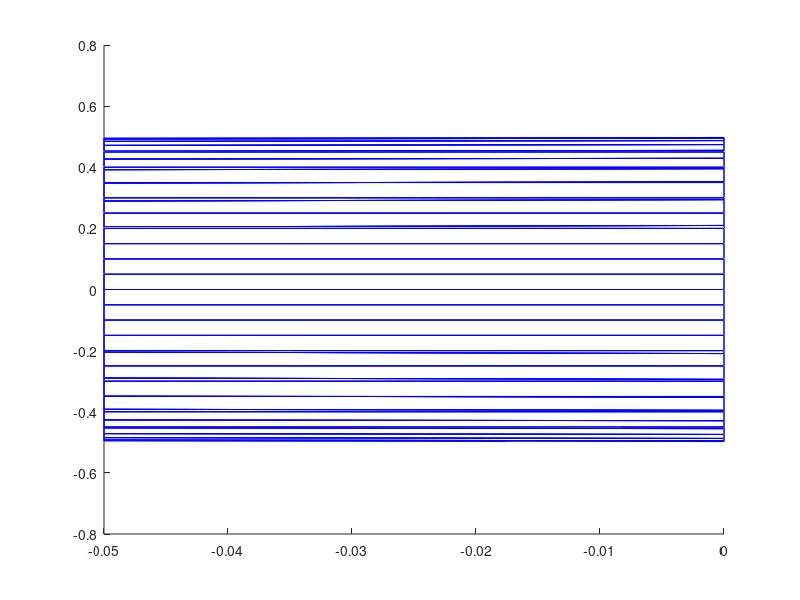

Reproduce this figure in MATLAB.
 %----- PLIC for cell       18016  defined by points: 
 Interface=[
 -4.999999999999999E-002 -0.450000000000000      -0.204627868408133     
 -4.999999999999999E-002 -0.452590287367371      -0.200000000000000     
  0.000000000000000E+000 -0.455245452360043      -0.200000000000000     
  0.000000000000000E+000 -0.450000000000000      -0.209594038886615     
 -4.999999999999999E-002 -0.450000000000000      -0.204627868408133     
 ]
 line(Interface(:,1),Interface(:,2),Interface(:,3),'color','b')
 %----- PLIC for cell       18017  defined by points: 
 Interface=[
 -4.999999999999999E-002 -0.452590287367371      -0.200000000000000     
 -4.999999999999999E-002 -0.471583275422333      -0.150000000000000     
  0.000000000000000E+000 -0.474204926714668      -0.150000000000000     
  0.000000000000000E+000 -0.455245452360043      -0.200000000000000     
 -4.999999999999999E-002 -0.452590287367371      -0.200000000000000     
 ]
 line(Interface(:,1),Interface(:,2),Interface(:,3),'color','b')
 %----- PLIC for cell       18018  defined by points: 
 Interface=[
 -4.999999999999999E-002 -0.471583275422333      -0.150000000000000     
 -4.999999999999999E-002 -0.484695365725372      -0.100000000000000     
  0.000000000000000E+000 -0.487281880838974      -0.100000000000000     
  0.000000000000000E+000 -0.474204926714668      -0.150000000000000     
 -4.999999999999999E-002 -0.471583275422333      -0.150000000000000     
 ]
 line(Interface(:,1),Interface(:,2),Interface(:,3),'color','b')
 %----- PLIC for cell       18019  defined by points: 
 Interface=[
 -4.999999999999999E-002 -0.484695365725372      -0.100000000000000     
 -4.999999999999999E-002 -0.492413236246369      -5.000000000000004E-002
  0.000000000000000E+000 -0.494958539389772      -5.000000000000004E-002
  0.000000000000000E+000 -0.487281880838974      -0.100000000000000     
 -4.999999999999999E-002 -0.484695365725372      -0.100000000000000     
 ]
 line(Interface(:,1),Interface(:,2),Interface(:,3),'color','b')
 %----- PLIC for cell       18020  defined by points: 
 Interface=[
 -4.999999999999999E-002 -0.492413236246369      -5.000000000000004E-002
 -4.999999999999999E-002 -0.494958539389773       0.000000000000000E+000
  0.000000000000000E+000 -0.497490545984301       0.000000000000000E+000
  0.000000000000000E+000 -0.494958539389772      -5.000000000000004E-002
 -4.999999999999999E-002 -0.492413236246369      -5.000000000000004E-002
 ]
 line(Interface(:,1),Interface(:,2),Interface(:,3),'color','b')
 %----- PLIC for cell       18021  defined by points: 
 Interface=[
 -4.999999999999999E-002 -0.494958539389773       0.000000000000000E+000
 -4.999999999999999E-002 -0.492413236246369       5.000000000000004E-002
  0.000000000000000E+000 -0.494958539389772       5.000000000000004E-002
  0.000000000000000E+000 -0.497490545984301       0.000000000000000E+000
 -4.999999999999999E-002 -0.494958539389773       0.000000000000000E+000
 ]
 line(Interface(:,1),Interface(:,2),Interface(:,3),'color','b')
 %----- PLIC for cell       18022  defined by points: 
 Interface=[
 -4.999999999999999E-002 -0.492413236246369       5.000000000000004E-002
 -4.999999999999999E-002 -0.484695365725372       0.100000000000000     
  0.000000000000000E+000 -0.487281880838974       0.100000000000000     
  0.000000000000000E+000 -0.494958539389772       5.000000000000004E-002
 -4.999999999999999E-002 -0.492413236246369       5.000000000000004E-002
 ]
 line(Interface(:,1),Interface(:,2),Interface(:,3),'color','b')
 %----- PLIC for cell       18023  defined by points: 
 Interface=[
 -4.999999999999999E-002 -0.484695365725372       0.100000000000000     
 -4.999999999999999E-002 -0.471583275422333       0.150000000000000     
  0.000000000000000E+000 -0.474204926714668       0.150000000000000     
  0.000000000000000E+000 -0.487281880838974       0.100000000000000     
 -4.999999999999999E-002 -0.484695365725372       0.100000000000000     
 ]
 line(Interface(:,1),Interface(:,2),Interface(:,3),'color','b')
 %----- PLIC for cell       18024  defined by points: 
 Interface=[
 -4.999999999999999E-002 -0.471583275422333       0.150000000000000     
 -4.999999999999999E-002 -0.452590287367371       0.200000000000000     
  0.000000000000000E+000 -0.455245452360043       0.200000000000000     
  0.000000000000000E+000 -0.474204926714668       0.150000000000000     
 -4.999999999999999E-002 -0.471583275422333       0.150000000000000     
 ]
 line(Interface(:,1),Interface(:,2),Interface(:,3),'color','b')
 %----- PLIC for cell       18025  defined by points: 
 Interface=[
 -4.999999999999999E-002 -0.452590287367371       0.200000000000000     
 -4.999999999999999E-002 -0.450000000000000       0.204627868408133     
  0.000000000000000E+000 -0.450000000000000       0.209594038886615     
  0.000000000000000E+000 -0.455245452360043       0.200000000000000     
 -4.999999999999999E-002 -0.452590287367371       0.200000000000000     
 ]
 line(Interface(:,1),Interface(:,2),Interface(:,3),'color','b')
 %----- PLIC for cell       18055  defined by points: 
 Interface=[
 -4.999999999999999E-002 -0.400000000000000      -0.289530355879455     
 -4.999999999999999E-002 -0.426760977439771      -0.250000000000000     
  0.000000000000000E+000 -0.429335389464731      -0.250000000000000     
  0.000000000000000E+000 -0.400000000000000      -0.294001704458260     
 -4.999999999999999E-002 -0.400000000000000      -0.289530355879455     
 ]
 line(Interface(:,1),Interface(:,2),Interface(:,3),'color','b')
 %----- PLIC for cell       18056  defined by points: 
 Interface=[
 -4.999999999999999E-002 -0.426760977439771      -0.250000000000000     
 -4.999999999999999E-002 -0.450000000000000      -0.204627868408133     
  0.000000000000000E+000 -0.450000000000000      -0.209594038886615     
  0.000000000000000E+000 -0.429335389464731      -0.250000000000000     
 -4.999999999999999E-002 -0.426760977439771      -0.250000000000000     
 ]
 line(Interface(:,1),Interface(:,2),Interface(:,3),'color','b')
 %----- PLIC for cell       18065  defined by points: 
 Interface=[
 -4.999999999999999E-002 -0.450000000000000       0.204627868408133     
 -4.999999999999999E-002 -0.426760977439771       0.250000000000000     
  0.000000000000000E+000 -0.429335389464731       0.250000000000000     
  0.000000000000000E+000 -0.450000000000000       0.209594038886615     
 -4.999999999999999E-002 -0.450000000000000       0.204627868408133     
 ]
 line(Interface(:,1),Interface(:,2),Interface(:,3),'color','b')
 %----- PLIC for cell       18066  defined by points: 
 Interface=[
 -4.999999999999999E-002 -0.426760977439771       0.250000000000000     
 -4.999999999999999E-002 -0.400000000000000       0.289530355879455     
  0.000000000000000E+000 -0.400000000000000       0.294001704458260     
  0.000000000000000E+000 -0.429335389464731       0.250000000000000     
 -4.999999999999999E-002 -0.426760977439771       0.250000000000000     
 ]
 line(Interface(:,1),Interface(:,2),Interface(:,3),'color','b')
 %----- PLIC for cell       18093  defined by points: 
 Interface=[
  0.000000000000000E+000 -0.352435061089878      -0.350000000000000     
  0.000000000000000E+000 -0.350000000000000      -0.352435061089878     
 -2.949170439669820E-002 -0.350000000000000      -0.350000000000000     
  0.000000000000000E+000 -0.352435061089878      -0.350000000000000     
 ]
 line(Interface(:,1),Interface(:,2),Interface(:,3),'color','b')
 %----- PLIC for cell       18094  defined by points: 
 Interface=[
 -4.999999999999999E-002 -0.350000000000000      -0.348283350485531     
 -4.999999999999999E-002 -0.391922729527687      -0.300000000000000     
  0.000000000000000E+000 -0.395288092493143      -0.300000000000000     
  0.000000000000000E+000 -0.352435061089878      -0.350000000000000     
 -2.949170439669820E-002 -0.350000000000000      -0.350000000000000     
 -4.999999999999999E-002 -0.350000000000000      -0.348283350485531     
 ]
 line(Interface(:,1),Interface(:,2),Interface(:,3),'color','b')
 %----- PLIC for cell       18095  defined by points: 
 Interface=[
 -4.999999999999999E-002 -0.391922729527687      -0.300000000000000     
 -4.999999999999999E-002 -0.400000000000000      -0.289530355879455     
  0.000000000000000E+000 -0.400000000000000      -0.294001704458260     
  0.000000000000000E+000 -0.395288092493143      -0.300000000000000     
 -4.999999999999999E-002 -0.391922729527687      -0.300000000000000     
 ]
 line(Interface(:,1),Interface(:,2),Interface(:,3),'color','b')
 %----- PLIC for cell       18106  defined by points: 
 Interface=[
 -4.999999999999999E-002 -0.400000000000000       0.289530355879455     
 -4.999999999999999E-002 -0.391922729527687       0.300000000000000     
  0.000000000000000E+000 -0.395288092493143       0.300000000000000     
  0.000000000000000E+000 -0.400000000000000       0.294001704458260     
 -4.999999999999999E-002 -0.400000000000000       0.289530355879455     
 ]
 line(Interface(:,1),Interface(:,2),Interface(:,3),'color','b')
 %----- PLIC for cell       18107  defined by points: 
 Interface=[
 -4.999999999999999E-002 -0.391922729527687       0.300000000000000     
 -4.999999999999999E-002 -0.350000000000000       0.348283350485531     
 -2.949170439669679E-002 -0.350000000000000       0.350000000000000     
  0.000000000000000E+000 -0.352435061089878       0.350000000000000     
  0.000000000000000E+000 -0.395288092493143       0.300000000000000     
 -4.999999999999999E-002 -0.391922729527687       0.300000000000000     
 ]
 line(Interface(:,1),Interface(:,2),Interface(:,3),'color','b')
 %----- PLIC for cell       18108  defined by points: 
 Interface=[
  0.000000000000000E+000 -0.352435061089878       0.350000000000000     
 -2.949170439669679E-002 -0.350000000000000       0.350000000000000     
  0.000000000000000E+000 -0.350000000000000       0.352435061089878     
  0.000000000000000E+000 -0.352435061089878       0.350000000000000     
 ]
 line(Interface(:,1),Interface(:,2),Interface(:,3),'color','b')
 %----- PLIC for cell       18133  defined by points: 
 Interface=[
 -4.999999999999999E-002 -0.300000000000000      -0.391922729527687     
 -4.999999999999999E-002 -0.348283350485531      -0.350000000000000     
 -2.949170439669820E-002 -0.350000000000000      -0.350000000000000     
  0.000000000000000E+000 -0.350000000000000      -0.352435061089878     
  0.000000000000000E+000 -0.300000000000000      -0.395288092493143     
 -4.999999999999999E-002 -0.300000000000000      -0.391922729527687     
 ]
 line(Interface(:,1),Interface(:,2),Interface(:,3),'color','b')
 %----- PLIC for cell       18134  defined by points: 
 Interface=[
 -4.999999999999999E-002 -0.348283350485531      -0.350000000000000     
 -4.999999999999999E-002 -0.350000000000000      -0.348283350485531     
 -2.949170439669820E-002 -0.350000000000000      -0.350000000000000     
 -4.999999999999999E-002 -0.348283350485531      -0.350000000000000     
 ]
 line(Interface(:,1),Interface(:,2),Interface(:,3),'color','b')
 %----- PLIC for cell       18147  defined by points: 
 Interface=[
 -4.999999999999999E-002 -0.350000000000000       0.348283350485531     
 -4.999999999999999E-002 -0.348283350485531       0.350000000000000     
 -2.949170439669679E-002 -0.350000000000000       0.350000000000000     
 -4.999999999999999E-002 -0.350000000000000       0.348283350485531     
 ]
 line(Interface(:,1),Interface(:,2),Interface(:,3),'color','b')
 %----- PLIC for cell       18148  defined by points: 
 Interface=[
 -4.999999999999999E-002 -0.348283350485531       0.350000000000000     
 -4.999999999999999E-002 -0.300000000000000       0.391922729527687     
  0.000000000000000E+000 -0.300000000000000       0.395288092493143     
  0.000000000000000E+000 -0.350000000000000       0.352435061089878     
 -2.949170439669679E-002 -0.350000000000000       0.350000000000000     
 -4.999999999999999E-002 -0.348283350485531       0.350000000000000     
 ]
 line(Interface(:,1),Interface(:,2),Interface(:,3),'color','b')
 %----- PLIC for cell       18172  defined by points: 
 Interface=[
 -4.999999999999999E-002 -0.250000000000000      -0.426760977439771     
 -4.999999999999999E-002 -0.289530355879455      -0.400000000000000     
  0.000000000000000E+000 -0.294001704458260      -0.400000000000000     
  0.000000000000000E+000 -0.250000000000000      -0.429335389464731     
 -4.999999999999999E-002 -0.250000000000000      -0.426760977439771     
 ]
 line(Interface(:,1),Interface(:,2),Interface(:,3),'color','b')
 %----- PLIC for cell       18173  defined by points: 
 Interface=[
 -4.999999999999999E-002 -0.289530355879455      -0.400000000000000     
 -4.999999999999999E-002 -0.300000000000000      -0.391922729527687     
  0.000000000000000E+000 -0.300000000000000      -0.395288092493143     
  0.000000000000000E+000 -0.294001704458260      -0.400000000000000     
 -4.999999999999999E-002 -0.289530355879455      -0.400000000000000     
 ]
 line(Interface(:,1),Interface(:,2),Interface(:,3),'color','b')
 %----- PLIC for cell       18188  defined by points: 
 Interface=[
 -4.999999999999999E-002 -0.300000000000000       0.391922729527687     
 -4.999999999999999E-002 -0.289530355879455       0.400000000000000     
  0.000000000000000E+000 -0.294001704458260       0.400000000000000     
  0.000000000000000E+000 -0.300000000000000       0.395288092493143     
 -4.999999999999999E-002 -0.300000000000000       0.391922729527687     
 ]
 line(Interface(:,1),Interface(:,2),Interface(:,3),'color','b')
 %----- PLIC for cell       18189  defined by points: 
 Interface=[
 -4.999999999999999E-002 -0.289530355879455       0.400000000000000     
 -4.999999999999999E-002 -0.250000000000000       0.426760977439772     
  0.000000000000000E+000 -0.250000000000000       0.429335389464731     
  0.000000000000000E+000 -0.294001704458260       0.400000000000000     
 -4.999999999999999E-002 -0.289530355879455       0.400000000000000     
 ]
 line(Interface(:,1),Interface(:,2),Interface(:,3),'color','b')
 %----- PLIC for cell       18211  defined by points: 
 Interface=[
 -4.999999999999999E-002 -0.200000000000000      -0.452590287367370     
 -4.999999999999999E-002 -0.204627868408133      -0.450000000000000     
  0.000000000000000E+000 -0.209594038886614      -0.450000000000000     
  0.000000000000000E+000 -0.200000000000000      -0.455245452360043     
 -4.999999999999999E-002 -0.200000000000000      -0.452590287367370     
 ]
 line(Interface(:,1),Interface(:,2),Interface(:,3),'color','b')
 %----- PLIC for cell       18212  defined by points: 
 Interface=[
 -4.999999999999999E-002 -0.204627868408133      -0.450000000000000     
 -4.999999999999999E-002 -0.250000000000000      -0.426760977439771     
  0.000000000000000E+000 -0.250000000000000      -0.429335389464731     
  0.000000000000000E+000 -0.209594038886614      -0.450000000000000     
 -4.999999999999999E-002 -0.204627868408133      -0.450000000000000     
 ]
 line(Interface(:,1),Interface(:,2),Interface(:,3),'color','b')
 %----- PLIC for cell       18229  defined by points: 
 Interface=[
 -4.999999999999999E-002 -0.250000000000000       0.426760977439772     
 -4.999999999999999E-002 -0.204627868408133       0.450000000000000     
  0.000000000000000E+000 -0.209594038886614       0.450000000000000     
  0.000000000000000E+000 -0.250000000000000       0.429335389464731     
 -4.999999999999999E-002 -0.250000000000000       0.426760977439772     
 ]
 line(Interface(:,1),Interface(:,2),Interface(:,3),'color','b')
 %----- PLIC for cell       18230  defined by points: 
 Interface=[
 -4.999999999999999E-002 -0.204627868408133       0.450000000000000     
 -4.999999999999999E-002 -0.200000000000000       0.452590287367371     
  0.000000000000000E+000 -0.200000000000000       0.455245452360043     
  0.000000000000000E+000 -0.209594038886614       0.450000000000000     
 -4.999999999999999E-002 -0.204627868408133       0.450000000000000     
 ]
 line(Interface(:,1),Interface(:,2),Interface(:,3),'color','b')
 %----- PLIC for cell       18251  defined by points: 
 Interface=[
 -4.999999999999999E-002 -0.150000000000000      -0.471583275422333     
 -4.999999999999999E-002 -0.200000000000000      -0.452590287367370     
  0.000000000000000E+000 -0.200000000000000      -0.455245452360043     
  0.000000000000000E+000 -0.150000000000000      -0.474204926714668     
 -4.999999999999999E-002 -0.150000000000000      -0.471583275422333     
 ]
 line(Interface(:,1),Interface(:,2),Interface(:,3),'color','b')
 %----- PLIC for cell       18270  defined by points: 
 Interface=[
 -4.999999999999999E-002 -0.200000000000000       0.452590287367371     
 -4.999999999999999E-002 -0.150000000000000       0.471583275422333     
  0.000000000000000E+000 -0.150000000000000       0.474204926714668     
  0.000000000000000E+000 -0.200000000000000       0.455245452360043     
 -4.999999999999999E-002 -0.200000000000000       0.452590287367371     
 ]
 line(Interface(:,1),Interface(:,2),Interface(:,3),'color','b')
 %----- PLIC for cell       18291  defined by points: 
 Interface=[
 -4.999999999999999E-002 -0.100000000000000      -0.484695365725372     
 -4.999999999999999E-002 -0.150000000000000      -0.471583275422333     
  0.000000000000000E+000 -0.150000000000000      -0.474204926714668     
  0.000000000000000E+000 -0.100000000000000      -0.487281880838974     
 -4.999999999999999E-002 -0.100000000000000      -0.484695365725372     
 ]
 line(Interface(:,1),Interface(:,2),Interface(:,3),'color','b')
 %----- PLIC for cell       18310  defined by points: 
 Interface=[
 -4.999999999999999E-002 -0.150000000000000       0.471583275422333     
 -4.999999999999999E-002 -0.100000000000000       0.484695365725372     
  0.000000000000000E+000 -0.100000000000000       0.487281880838974     
  0.000000000000000E+000 -0.150000000000000       0.474204926714668     
 -4.999999999999999E-002 -0.150000000000000       0.471583275422333     
 ]
 line(Interface(:,1),Interface(:,2),Interface(:,3),'color','b')
 %----- PLIC for cell       18331  defined by points: 
 Interface=[
 -4.999999999999999E-002 -5.000000000000004E-002 -0.492413236246369     
 -4.999999999999999E-002 -0.100000000000000      -0.484695365725372     
  0.000000000000000E+000 -0.100000000000000      -0.487281880838974     
  0.000000000000000E+000 -5.000000000000004E-002 -0.494958539389772     
 -4.999999999999999E-002 -5.000000000000004E-002 -0.492413236246369     
 ]
 line(Interface(:,1),Interface(:,2),Interface(:,3),'color','b')
 %----- PLIC for cell       18350  defined by points: 
 Interface=[
 -4.999999999999999E-002 -0.100000000000000       0.484695365725372     
 -4.999999999999999E-002 -5.000000000000004E-002  0.492413236246369     
  0.000000000000000E+000 -5.000000000000004E-002  0.494958539389772     
  0.000000000000000E+000 -0.100000000000000       0.487281880838974     
 -4.999999999999999E-002 -0.100000000000000       0.484695365725372     
 ]
 line(Interface(:,1),Interface(:,2),Interface(:,3),'color','b')
 %----- PLIC for cell       18371  defined by points: 
 Interface=[
 -4.999999999999999E-002  0.000000000000000E+000 -0.494958539389772     
 -4.999999999999999E-002 -5.000000000000004E-002 -0.492413236246369     
  0.000000000000000E+000 -5.000000000000004E-002 -0.494958539389772     
  0.000000000000000E+000  0.000000000000000E+000 -0.497490545984301     
 -4.999999999999999E-002  0.000000000000000E+000 -0.494958539389772     
 ]
 line(Interface(:,1),Interface(:,2),Interface(:,3),'color','b')
 %----- PLIC for cell       18390  defined by points: 
 Interface=[
 -4.999999999999999E-002 -5.000000000000004E-002  0.492413236246369     
 -4.999999999999999E-002  0.000000000000000E+000  0.494958539389773     
  0.000000000000000E+000  0.000000000000000E+000  0.497490545984301     
  0.000000000000000E+000 -5.000000000000004E-002  0.494958539389772     
 -4.999999999999999E-002 -5.000000000000004E-002  0.492413236246369     
 ]
 line(Interface(:,1),Interface(:,2),Interface(:,3),'color','b')
 %----- PLIC for cell       18411  defined by points: 
 Interface=[
 -4.999999999999999E-002  5.000000000000004E-002 -0.492413236246369     
 -4.999999999999999E-002  0.000000000000000E+000 -0.494958539389772     
  0.000000000000000E+000  0.000000000000000E+000 -0.497490545984301     
  0.000000000000000E+000  5.000000000000004E-002 -0.494958539389772     
 -4.999999999999999E-002  5.000000000000004E-002 -0.492413236246369     
 ]
 line(Interface(:,1),Interface(:,2),Interface(:,3),'color','b')
 %----- PLIC for cell       18430  defined by points: 
 Interface=[
 -4.999999999999999E-002  0.000000000000000E+000  0.494958539389773     
 -4.999999999999999E-002  5.000000000000004E-002  0.492413236246369     
  0.000000000000000E+000  5.000000000000004E-002  0.494958539389772     
  0.000000000000000E+000  0.000000000000000E+000  0.497490545984301     
 -4.999999999999999E-002  0.000000000000000E+000  0.494958539389773     
 ]
 line(Interface(:,1),Interface(:,2),Interface(:,3),'color','b')
 %----- PLIC for cell       18451  defined by points: 
 Interface=[
 -4.999999999999999E-002  0.100000000000000      -0.484695365725372     
 -4.999999999999999E-002  5.000000000000004E-002 -0.492413236246369     
  0.000000000000000E+000  5.000000000000004E-002 -0.494958539389772     
  0.000000000000000E+000  0.100000000000000      -0.487281880838974     
 -4.999999999999999E-002  0.100000000000000      -0.484695365725372     
 ]
 line(Interface(:,1),Interface(:,2),Interface(:,3),'color','b')
 %----- PLIC for cell       18470  defined by points: 
 Interface=[
 -4.999999999999999E-002  5.000000000000004E-002  0.492413236246369     
 -4.999999999999999E-002  0.100000000000000       0.484695365725372     
  0.000000000000000E+000  0.100000000000000       0.487281880838974     
  0.000000000000000E+000  5.000000000000004E-002  0.494958539389772     
 -4.999999999999999E-002  5.000000000000004E-002  0.492413236246369     
 ]
 line(Interface(:,1),Interface(:,2),Interface(:,3),'color','b')
 %----- PLIC for cell       18491  defined by points: 
 Interface=[
 -4.999999999999999E-002  0.150000000000000      -0.471583275422333     
 -4.999999999999999E-002  0.100000000000000      -0.484695365725372     
  0.000000000000000E+000  0.100000000000000      -0.487281880838974     
  0.000000000000000E+000  0.150000000000000      -0.474204926714668     
 -4.999999999999999E-002  0.150000000000000      -0.471583275422333     
 ]
 line(Interface(:,1),Interface(:,2),Interface(:,3),'color','b')
 %----- PLIC for cell       18510  defined by points: 
 Interface=[
 -4.999999999999999E-002  0.100000000000000       0.484695365725372     
 -4.999999999999999E-002  0.150000000000000       0.471583275422333     
  0.000000000000000E+000  0.150000000000000       0.474204926714668     
  0.000000000000000E+000  0.100000000000000       0.487281880838974     
 -4.999999999999999E-002  0.100000000000000       0.484695365725372     
 ]
 line(Interface(:,1),Interface(:,2),Interface(:,3),'color','b')
 %----- PLIC for cell       18531  defined by points: 
 Interface=[
 -4.999999999999999E-002  0.200000000000000      -0.452590287367370     
 -4.999999999999999E-002  0.150000000000000      -0.471583275422333     
  0.000000000000000E+000  0.150000000000000      -0.474204926714668     
  0.000000000000000E+000  0.200000000000000      -0.455245452360043     
 -4.999999999999999E-002  0.200000000000000      -0.452590287367370     
 ]
 line(Interface(:,1),Interface(:,2),Interface(:,3),'color','b')
 %----- PLIC for cell       18550  defined by points: 
 Interface=[
 -4.999999999999999E-002  0.150000000000000       0.471583275422333     
 -4.999999999999999E-002  0.200000000000000       0.452590287367371     
  0.000000000000000E+000  0.200000000000000       0.455245452360043     
  0.000000000000000E+000  0.150000000000000       0.474204926714668     
 -4.999999999999999E-002  0.150000000000000       0.471583275422333     
 ]
 line(Interface(:,1),Interface(:,2),Interface(:,3),'color','b')
 %----- PLIC for cell       18571  defined by points: 
 Interface=[
 -4.999999999999999E-002  0.204627868408133      -0.450000000000000     
 -4.999999999999999E-002  0.200000000000000      -0.452590287367370     
  0.000000000000000E+000  0.200000000000000      -0.455245452360043     
  0.000000000000000E+000  0.209594038886614      -0.450000000000000     
 -4.999999999999999E-002  0.204627868408133      -0.450000000000000     
 ]
 line(Interface(:,1),Interface(:,2),Interface(:,3),'color','b')
 %----- PLIC for cell       18572  defined by points: 
 Interface=[
 -4.999999999999999E-002  0.250000000000000      -0.426760977439771     
 -4.999999999999999E-002  0.204627868408133      -0.450000000000000     
  0.000000000000000E+000  0.209594038886614      -0.450000000000000     
  0.000000000000000E+000  0.250000000000000      -0.429335389464731     
 -4.999999999999999E-002  0.250000000000000      -0.426760977439771     
 ]
 line(Interface(:,1),Interface(:,2),Interface(:,3),'color','b')
 %----- PLIC for cell       18589  defined by points: 
 Interface=[
 -4.999999999999999E-002  0.204627868408133       0.450000000000000     
 -4.999999999999999E-002  0.250000000000000       0.426760977439771     
  0.000000000000000E+000  0.250000000000000       0.429335389464731     
  0.000000000000000E+000  0.209594038886614       0.450000000000000     
 -4.999999999999999E-002  0.204627868408133       0.450000000000000     
 ]
 line(Interface(:,1),Interface(:,2),Interface(:,3),'color','b')
 %----- PLIC for cell       18590  defined by points: 
 Interface=[
 -4.999999999999999E-002  0.200000000000000       0.452590287367371     
 -4.999999999999999E-002  0.204627868408133       0.450000000000000     
  0.000000000000000E+000  0.209594038886614       0.450000000000000     
  0.000000000000000E+000  0.200000000000000       0.455245452360043     
 -4.999999999999999E-002  0.200000000000000       0.452590287367371     
 ]
 line(Interface(:,1),Interface(:,2),Interface(:,3),'color','b')
 %----- PLIC for cell       18612  defined by points: 
 Interface=[
 -4.999999999999999E-002  0.289530355879455      -0.400000000000000     
 -4.999999999999999E-002  0.250000000000000      -0.426760977439771     
  0.000000000000000E+000  0.250000000000000      -0.429335389464731     
  0.000000000000000E+000  0.294001704458260      -0.400000000000000     
 -4.999999999999999E-002  0.289530355879455      -0.400000000000000     
 ]
 line(Interface(:,1),Interface(:,2),Interface(:,3),'color','b')
 %----- PLIC for cell       18613  defined by points: 
 Interface=[
 -4.999999999999999E-002  0.300000000000000      -0.391922729527687     
 -4.999999999999999E-002  0.289530355879455      -0.400000000000000     
  0.000000000000000E+000  0.294001704458260      -0.400000000000000     
  0.000000000000000E+000  0.300000000000000      -0.395288092493143     
 -4.999999999999999E-002  0.300000000000000      -0.391922729527687     
 ]
 line(Interface(:,1),Interface(:,2),Interface(:,3),'color','b')
 %----- PLIC for cell       18628  defined by points: 
 Interface=[
 -4.999999999999999E-002  0.289530355879455       0.400000000000000     
 -4.999999999999999E-002  0.300000000000000       0.391922729527687     
  0.000000000000000E+000  0.300000000000000       0.395288092493143     
  0.000000000000000E+000  0.294001704458260       0.400000000000000     
 -4.999999999999999E-002  0.289530355879455       0.400000000000000     
 ]
 line(Interface(:,1),Interface(:,2),Interface(:,3),'color','b')
 %----- PLIC for cell       18629  defined by points: 
 Interface=[
 -4.999999999999999E-002  0.250000000000000       0.426760977439771     
 -4.999999999999999E-002  0.289530355879455       0.400000000000000     
  0.000000000000000E+000  0.294001704458260       0.400000000000000     
  0.000000000000000E+000  0.250000000000000       0.429335389464731     
 -4.999999999999999E-002  0.250000000000000       0.426760977439771     
 ]
 line(Interface(:,1),Interface(:,2),Interface(:,3),'color','b')
 %----- PLIC for cell       18653  defined by points: 
 Interface=[
 -4.999999999999999E-002  0.348283350485531      -0.350000000000000     
 -4.999999999999999E-002  0.300000000000000      -0.391922729527687     
  0.000000000000000E+000  0.300000000000000      -0.395288092493143     
  0.000000000000000E+000  0.350000000000000      -0.352435061089878     
 -2.949170439669764E-002  0.350000000000000      -0.350000000000000     
 -4.999999999999999E-002  0.348283350485531      -0.350000000000000     
 ]
 line(Interface(:,1),Interface(:,2),Interface(:,3),'color','b')
 %----- PLIC for cell       18654  defined by points: 
 Interface=[
 -4.999999999999999E-002  0.350000000000000      -0.348283350485531     
 -4.999999999999999E-002  0.348283350485531      -0.350000000000000     
 -2.949170439669764E-002  0.350000000000000      -0.350000000000000     
 -4.999999999999999E-002  0.350000000000000      -0.348283350485531     
 ]
 line(Interface(:,1),Interface(:,2),Interface(:,3),'color','b')
 %----- PLIC for cell       18667  defined by points: 
 Interface=[
 -4.999999999999999E-002  0.348283350485531       0.350000000000000     
 -4.999999999999999E-002  0.350000000000000       0.348283350485531     
 -2.949170439669644E-002  0.350000000000000       0.350000000000000     
 -4.999999999999999E-002  0.348283350485531       0.350000000000000     
 ]
 line(Interface(:,1),Interface(:,2),Interface(:,3),'color','b')
 %----- PLIC for cell       18668  defined by points: 
 Interface=[
 -4.999999999999999E-002  0.300000000000000       0.391922729527687     
 -4.999999999999999E-002  0.348283350485531       0.350000000000000     
 -2.949170439669644E-002  0.350000000000000       0.350000000000000     
  0.000000000000000E+000  0.350000000000000       0.352435061089878     
  0.000000000000000E+000  0.300000000000000       0.395288092493143     
 -4.999999999999999E-002  0.300000000000000       0.391922729527687     
 ]
 line(Interface(:,1),Interface(:,2),Interface(:,3),'color','b')
 %----- PLIC for cell       18693  defined by points: 
 Interface=[
 -2.949170439669764E-002  0.350000000000000      -0.350000000000000     
  0.000000000000000E+000  0.350000000000000      -0.352435061089878     
  0.000000000000000E+000  0.352435061089878      -0.350000000000000     
 -2.949170439669764E-002  0.350000000000000      -0.350000000000000     
 ]
 line(Interface(:,1),Interface(:,2),Interface(:,3),'color','b')
 %----- PLIC for cell       18694  defined by points: 
 Interface=[
 -4.999999999999999E-002  0.391922729527687      -0.300000000000000     
 -4.999999999999999E-002  0.350000000000000      -0.348283350485531     
 -2.949170439669764E-002  0.350000000000000      -0.350000000000000     
  0.000000000000000E+000  0.352435061089878      -0.350000000000000     
  0.000000000000000E+000  0.395288092493143      -0.300000000000000     
 -4.999999999999999E-002  0.391922729527687      -0.300000000000000     
 ]
 line(Interface(:,1),Interface(:,2),Interface(:,3),'color','b')
 %----- PLIC for cell       18695  defined by points: 
 Interface=[
 -4.999999999999999E-002  0.400000000000000      -0.289530355879455     
 -4.999999999999999E-002  0.391922729527687      -0.300000000000000     
  0.000000000000000E+000  0.395288092493143      -0.300000000000000     
  0.000000000000000E+000  0.400000000000000      -0.294001704458260     
 -4.999999999999999E-002  0.400000000000000      -0.289530355879455     
 ]
 line(Interface(:,1),Interface(:,2),Interface(:,3),'color','b')
 %----- PLIC for cell       18706  defined by points: 
 Interface=[
 -4.999999999999999E-002  0.391922729527687       0.300000000000000     
 -4.999999999999999E-002  0.400000000000000       0.289530355879455     
  0.000000000000000E+000  0.400000000000000       0.294001704458260     
  0.000000000000000E+000  0.395288092493143       0.300000000000000     
 -4.999999999999999E-002  0.391922729527687       0.300000000000000     
 ]
 line(Interface(:,1),Interface(:,2),Interface(:,3),'color','b')
 %----- PLIC for cell       18707  defined by points: 
 Interface=[
 -4.999999999999999E-002  0.350000000000000       0.348283350485531     
 -4.999999999999999E-002  0.391922729527687       0.300000000000000     
  0.000000000000000E+000  0.395288092493143       0.300000000000000     
  0.000000000000000E+000  0.352435061089878       0.350000000000000     
 -2.949170439669644E-002  0.350000000000000       0.350000000000000     
 -4.999999999999999E-002  0.350000000000000       0.348283350485531     
 ]
 line(Interface(:,1),Interface(:,2),Interface(:,3),'color','b')
 %----- PLIC for cell       18708  defined by points: 
 Interface=[
  0.000000000000000E+000  0.350000000000000       0.352435061089878     
 -2.949170439669644E-002  0.350000000000000       0.350000000000000     
  0.000000000000000E+000  0.352435061089878       0.350000000000000     
  0.000000000000000E+000  0.350000000000000       0.352435061089878     
 ]
 line(Interface(:,1),Interface(:,2),Interface(:,3),'color','b')
 %----- PLIC for cell       18735  defined by points: 
 Interface=[
 -4.999999999999999E-002  0.426760977439771      -0.250000000000000     
 -4.999999999999999E-002  0.400000000000000      -0.289530355879455     
  0.000000000000000E+000  0.400000000000000      -0.294001704458260     
  0.000000000000000E+000  0.429335389464731      -0.250000000000000     
 -4.999999999999999E-002  0.426760977439771      -0.250000000000000     
 ]
 line(Interface(:,1),Interface(:,2),Interface(:,3),'color','b')
 %----- PLIC for cell       18736  defined by points: 
 Interface=[
 -4.999999999999999E-002  0.450000000000000      -0.204627868408133     
 -4.999999999999999E-002  0.426760977439771      -0.250000000000000     
  0.000000000000000E+000  0.429335389464731      -0.250000000000000     
  0.000000000000000E+000  0.450000000000000      -0.209594038886615     
 -4.999999999999999E-002  0.450000000000000      -0.204627868408133     
 ]
 line(Interface(:,1),Interface(:,2),Interface(:,3),'color','b')
 %----- PLIC for cell       18745  defined by points: 
 Interface=[
 -4.999999999999999E-002  0.426760977439771       0.250000000000000     
 -4.999999999999999E-002  0.450000000000000       0.204627868408133     
  0.000000000000000E+000  0.450000000000000       0.209594038886614     
  0.000000000000000E+000  0.429335389464731       0.250000000000000     
 -4.999999999999999E-002  0.426760977439771       0.250000000000000     
 ]
 line(Interface(:,1),Interface(:,2),Interface(:,3),'color','b')
 %----- PLIC for cell       18746  defined by points: 
 Interface=[
 -4.999999999999999E-002  0.400000000000000       0.289530355879455     
 -4.999999999999999E-002  0.426760977439771       0.250000000000000     
  0.000000000000000E+000  0.429335389464731       0.250000000000000     
  0.000000000000000E+000  0.400000000000000       0.294001704458260     
 -4.999999999999999E-002  0.400000000000000       0.289530355879455     
 ]
 line(Interface(:,1),Interface(:,2),Interface(:,3),'color','b')
 %----- PLIC for cell       18776  defined by points: 
 Interface=[
 -4.999999999999999E-002  0.452590287367371      -0.200000000000000     
 -4.999999999999999E-002  0.450000000000000      -0.204627868408133     
  0.000000000000000E+000  0.450000000000000      -0.209594038886615     
  0.000000000000000E+000  0.455245452360043      -0.200000000000000     
 -4.999999999999999E-002  0.452590287367371      -0.200000000000000     
 ]
 line(Interface(:,1),Interface(:,2),Interface(:,3),'color','b')
 %----- PLIC for cell       18777  defined by points: 
 Interface=[
 -4.999999999999999E-002  0.471583275422333      -0.150000000000000     
 -4.999999999999999E-002  0.452590287367371      -0.200000000000000     
  0.000000000000000E+000  0.455245452360043      -0.200000000000000     
  0.000000000000000E+000  0.474204926714668      -0.150000000000000     
 -4.999999999999999E-002  0.471583275422333      -0.150000000000000     
 ]
 line(Interface(:,1),Interface(:,2),Interface(:,3),'color','b')
 %----- PLIC for cell       18778  defined by points: 
 Interface=[
 -4.999999999999999E-002  0.484695365725372      -0.100000000000000     
 -4.999999999999999E-002  0.471583275422333      -0.150000000000000     
  0.000000000000000E+000  0.474204926714668      -0.150000000000000     
  0.000000000000000E+000  0.487281880838974      -0.100000000000000     
 -4.999999999999999E-002  0.484695365725372      -0.100000000000000     
 ]
 line(Interface(:,1),Interface(:,2),Interface(:,3),'color','b')
 %----- PLIC for cell       18779  defined by points: 
 Interface=[
 -4.999999999999999E-002  0.492413236246369      -5.000000000000004E-002
 -4.999999999999999E-002  0.484695365725372      -0.100000000000000     
  0.000000000000000E+000  0.487281880838974      -0.100000000000000     
  0.000000000000000E+000  0.494958539389773      -5.000000000000004E-002
 -4.999999999999999E-002  0.492413236246369      -5.000000000000004E-002
 ]
 line(Interface(:,1),Interface(:,2),Interface(:,3),'color','b')
 %----- PLIC for cell       18780  defined by points: 
 Interface=[
 -4.999999999999999E-002  0.494958539389773       0.000000000000000E+000
 -4.999999999999999E-002  0.492413236246369      -5.000000000000004E-002
  0.000000000000000E+000  0.494958539389773      -5.000000000000004E-002
  0.000000000000000E+000  0.497490545984301       0.000000000000000E+000
 -4.999999999999999E-002  0.494958539389773       0.000000000000000E+000
 ]
 line(Interface(:,1),Interface(:,2),Interface(:,3),'color','b')
 %----- PLIC for cell       18781  defined by points: 
 Interface=[
 -4.999999999999999E-002  0.492413236246369       5.000000000000004E-002
 -4.999999999999999E-002  0.494958539389773       0.000000000000000E+000
  0.000000000000000E+000  0.497490545984301       0.000000000000000E+000
  0.000000000000000E+000  0.494958539389772       5.000000000000004E-002
 -4.999999999999999E-002  0.492413236246369       5.000000000000004E-002
 ]
 line(Interface(:,1),Interface(:,2),Interface(:,3),'color','b')
 %----- PLIC for cell       18782  defined by points: 
 Interface=[
 -4.999999999999999E-002  0.484695365725372       0.100000000000000     
 -4.999999999999999E-002  0.492413236246369       5.000000000000004E-002
  0.000000000000000E+000  0.494958539389772       5.000000000000004E-002
  0.000000000000000E+000  0.487281880838974       0.100000000000000     
 -4.999999999999999E-002  0.484695365725372       0.100000000000000     
 ]
 line(Interface(:,1),Interface(:,2),Interface(:,3),'color','b')
 %----- PLIC for cell       18783  defined by points: 
 Interface=[
 -4.999999999999999E-002  0.471583275422333       0.150000000000000     
 -4.999999999999999E-002  0.484695365725372       0.100000000000000     
  0.000000000000000E+000  0.487281880838974       0.100000000000000     
  0.000000000000000E+000  0.474204926714668       0.150000000000000     
 -4.999999999999999E-002  0.471583275422333       0.150000000000000     
 ]
 line(Interface(:,1),Interface(:,2),Interface(:,3),'color','b')
 %----- PLIC for cell       18784  defined by points: 
 Interface=[
 -4.999999999999999E-002  0.452590287367371       0.200000000000000     
 -4.999999999999999E-002  0.471583275422333       0.150000000000000     
  0.000000000000000E+000  0.474204926714668       0.150000000000000     
  0.000000000000000E+000  0.455245452360043       0.200000000000000     
 -4.999999999999999E-002  0.452590287367371       0.200000000000000     
 ]
 line(Interface(:,1),Interface(:,2),Interface(:,3),'color','b')
 %----- PLIC for cell       18785  defined by points: 
 Interface=[
 -4.999999999999999E-002  0.450000000000000       0.204627868408133     
 -4.999999999999999E-002  0.452590287367371       0.200000000000000     
  0.000000000000000E+000  0.455245452360043       0.200000000000000     
  0.000000000000000E+000  0.450000000000000       0.209594038886614     
 -4.999999999999999E-002  0.450000000000000       0.204627868408133     
 ]
 line(Interface(:,1),Interface(:,2),Interface(:,3),'color','b')
